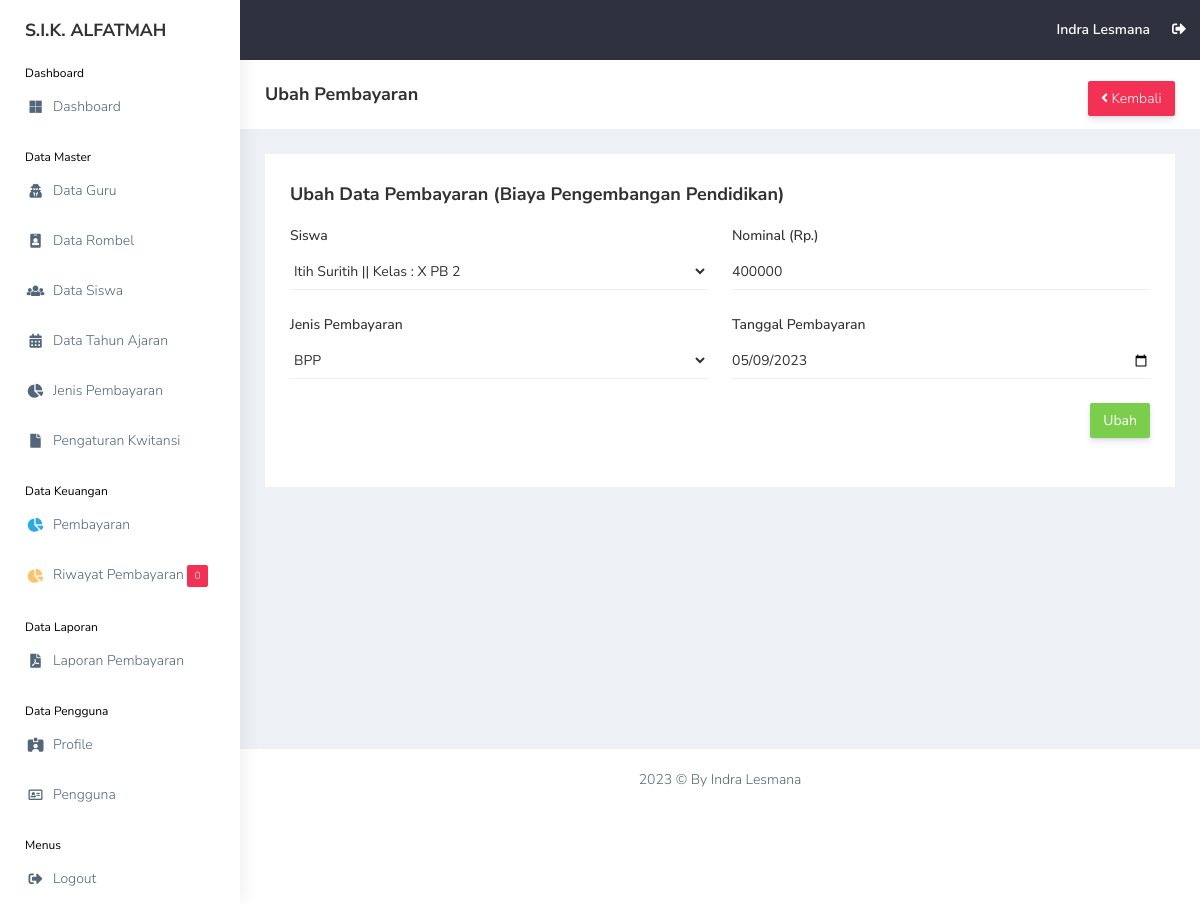
The page /view_pembayaran/riwayat_edit.php?id_pembayaran=1 (signed in) on the database as committed earlier.
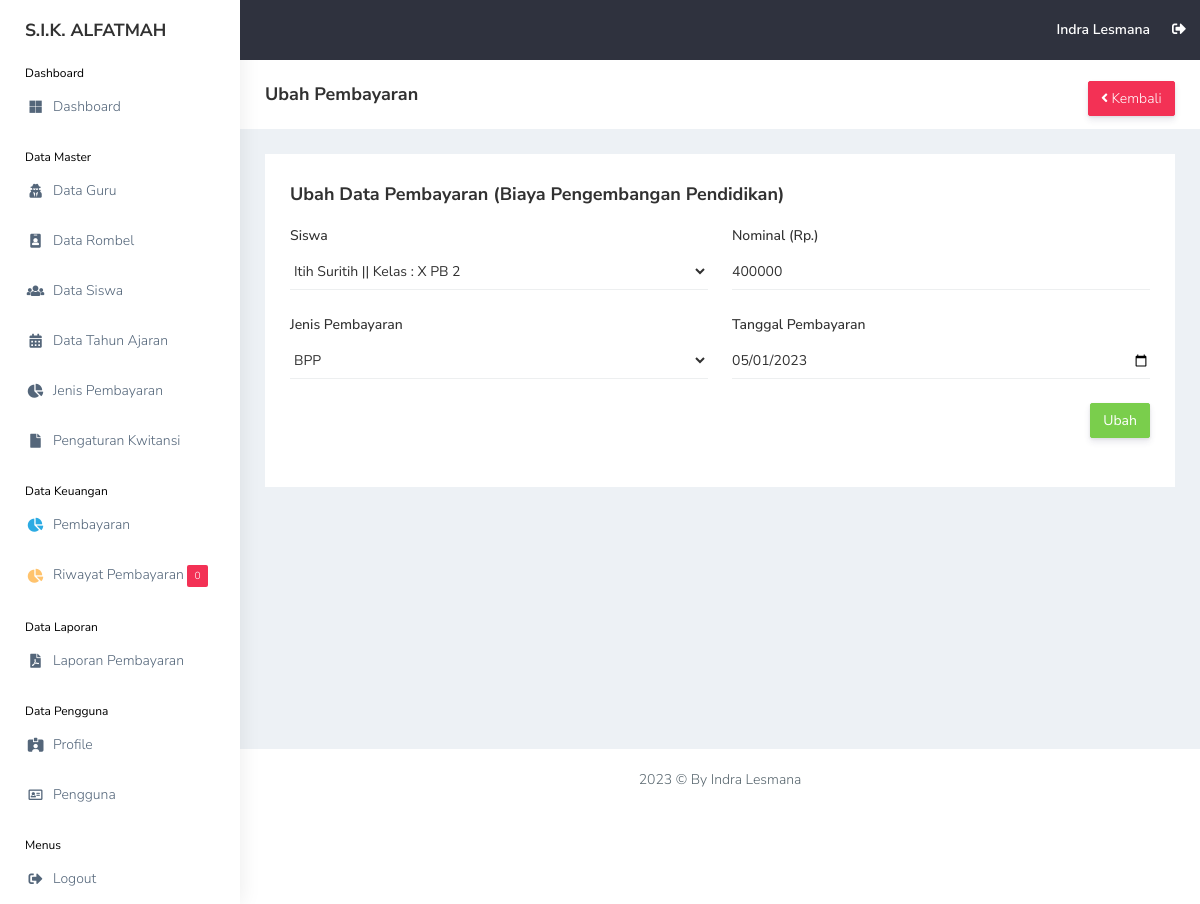
The same page on the database as committed later.
### tables this page shows
CREATE TABLE `users` (
  `id_user` int(11) NOT NULL,
  `nama` varchar(255) NOT NULL,
  `username` varchar(255) NOT NULL,
  `email` varchar(255) NOT NULL,
  `password` varchar(255) NOT NULL,
  `image` varchar(255) NOT NULL,
  `role_id` int(11) NOT NULL,
  `date_created` date NOT NULL,
  `is_active` int(11) NOT NULL
);

CREATE TABLE `pembayaran` (
  `id_pembayaran` int(11) NOT NULL,
  `id_siswa` int(11) NOT NULL,
  `id_jenis_pembayaran` int(11) NOT NULL,
  `bbp_bulan` int(11) NOT NULL,
  `bbp_tahun` int(11) NOT NULL,
  `nominal_pembayaran` int(11) NOT NULL,
  `tanggal_pembayaran` date NOT NULL,
  `bukti` varchar(255) NOT NULL,
  `status` int(11) NOT NULL
);

CREATE TABLE `jenis_pembayaran` (
  `id_jenis_pembayaran` int(11) NOT NULL,
  `jenis_pembayaran` varchar(255) NOT NULL,
  `nominal` int(11) NOT NULL,
  `deskripsi` text NOT NULL
);

CREATE TABLE `siswa` (
  `id_siswa` int(11) NOT NULL,
  `nis` int(11) NOT NULL,
  `nisn` int(11) NOT NULL,
  `nama_siswa` varchar(255) NOT NULL,
  `id_rombel` int(11) NOT NULL,
  `jk` varchar(20) NOT NULL,
  `alamat` text NOT NULL,
  `phone` varchar(20) NOT NULL,
  `username` varchar(255) NOT NULL,
  `password` varchar(255) NOT NULL,
  `gambar` varchar(255) NOT NULL,
  `id_tahun_ajaran` int(11) NOT NULL,
  `date_created` date NOT NULL,
  `is_active` int(11) NOT NULL
);

### functions.php (called while the page is built, shortened)
<?php
$conn = mysqli_connect("localhost", "root", "", "db_sika");
function query($query)
{
    global $conn;
    $result = mysqli_query($conn, $query);
    $rows = [];
    while ($row = mysqli_fetch_assoc($result)) {
        $rows[] = $row;
    }
    return $rows;
}

### view_pembayaran/riwayat_edit.php (the view, shortened to what this page needs)
<?php
include "../templates/header.php";
$id_pembayaran = $_GET["id_pembayaran"];
$p = query("SELECT * FROM pembayaran
                INNER JOIN siswa ON pembayaran.id_siswa = siswa.id_siswa
                INNER JOIN rombel ON siswa.id_rombel = rombel.id_rombel
                INNER JOIN jenis_pembayaran ON pembayaran.id_jenis_pembayaran = jenis_pembayaran.id_jenis_pembayaran
                WHERE id_pembayaran = $id_pembayaran
                ")[0];
?>
<div class="page-breadcrumb bg-white">
    <div class="row align-items-center">
        <div class="col-lg-3 col-md-4 col-sm-4 col-xs-12">
            <h4 class="page-title">Ubah Pembayaran</h4>
        </div>
        <div class="col-lg-9 col-sm-8 col-md-8 col-xs-12">
            <div class="d-md-flex">
                <ol class="breadcrumb ms-auto">
                    <li><a href="riwayat.php"
                            class="btn btn-danger  d-none d-md-block pull-right ms-3 hidden-xs hidden-sm waves-effect waves-light text-white"><i
                                class="fas fa-angle-left"></i> Kembali</a>
                    </li>
                </ol>
            </div>
        </div>
    </div>
</div>
<div class="container-fluid">
    <div class="row">
        <div class="col-md-12 col-lg-12 col-sm-12">
            <div class="white-box">
                <div class="d-md-flex mb-3">
                    <h3 class="box-title mb-0">Ubah Data Pembayaran
                        <?= $p["deskripsi"]; ?>
                    </h3>
                </div>
                <form class="form-horizontal form-material" action="" method="POST">
                    <div class="row">
                        <div class="col-12 col-lg-6">
                            <div class="form-group mb-4">
                                <label class="col-sm-12">Siswa</label>
                                <div class="col-sm-12 border-bottom">
                                    <select class="form-select shadow-none p-0 border-0 form-control-line"
                                        name="id_siswa">
                                        <option value="<?= $p["id_siswa"]; ?>"><?= $p["nama_siswa"]; ?> || Kelas : <?= $p["rombel"]; ?>
                                        </option>
                                    </select>
                                </div>
                            </div>
                            <div class="form-group mb-4">
                                <label class="col-sm-12">Jenis Pembayaran</label>
                                <div class="col-sm-12 border-bottom">
                                    <select class="form-select shadow-none p-0 border-0 form-control-line"
                                        name="id_jenis_pembayaran">
                                        <option value="<?= $p["id_jenis_pembayaran"]; ?>"><?= $p["jenis_pembayaran"]; ?>
                                        </option>
                                    </select>
                                </div>
                            </div>
                        </div>
                        <div class="col-12 col-lg-6">
                            <div class="form-group mb-4">
                                <label class="col-md-12 p-0">Nominal (Rp.)</label>
                                <div class="col-md-12 border-bottom p-0">
                                    <input type="text" class="form-control p-0 border-0" name="nominal_pembayaran" value="<?= $p["nominal_pembayaran"]; ?>" />
                                </div>
                            </div>
                            <div class="form-group mb-4">
                                <label class="col-md-12 p-0">Tanggal Pembayaran</label>
                                <div class="col-md-12 border-bottom p-0">
                                    <input type="date" class="form-control p-0 border-0" name="tanggal_pembayaran" value="<?= $p["tanggal_pembayaran"]; ?>" />
                                </div>
                            </div>
                            <div class="form-group mb-4">
                                <div class="col-sm-12 text-end">
                                    <button class="btn btn-success" type="submit"
                                        name="edit_pembayaran">Ubah</button>
                                </div>
                            </div>
                        </div>
                    </div>
                </form>
            </div>
        </div>
    </div>
</div>
<?php
include "../templates/footer.php";
?>

### templates/header.php (shortened to what this page needs)
<?php
require "../functions.php";
$id = $_SESSION['id'];
$user = query(
    "SELECT * FROM users
    INNER JOIN users_role ON users.role_id = users_role.id_role
    WHERE id_user = $id"
)[0];
?>
<!DOCTYPE html>
<html dir="ltr" lang="en">
<head>
    <link rel="stylesheet"
        href="../assets/plugins/bower_components/chartist-plugin-tooltips/dist/chartist-plugin-tooltip.css">
    <link rel="stylesheet" href="../vendor/simple-datatables/style.css">
    <link href="../assets/css/style.min.css" rel="stylesheet">
</head>
<body>
    <div id="main-wrapper" data-layout="vertical" data-navbarbg="skin5" data-sidebartype="full"
        data-sidebar-position="absolute" data-header-position="absolute" data-boxed-layout="full">
        <?php
        include "../templates/topbar.php";
        include "../templates/sidebar.php";
        ?>
        <div class="page-wrapper">

### templates/topbar.php (shortened to what this page needs)
<header class="topbar" data-navbarbg="skin5">
    <nav class="navbar top-navbar navbar-expand-md navbar-dark">
        <div class="navbar-header" data-logobg="skin6">
            <a class="navbar-brand" href="#">
                <b class="logo-text text-dark">
                    S.I.K. ALFATMAH
                </b>
            </a>
        </div>
        <div class="navbar-collapse collapse" id="navbarSupportedContent" data-navbarbg="skin5">
            <ul class="navbar-nav ms-auto d-flex align-items-center">
                <li>
                    <a class="profile-pic" href="../view_pengguna/profile.php"><span class="text-white font-medium">
                            <?= $user["nama"]; ?>
                        </span></a>
                </li>
                <li><a href="../logout.php" class="mr-5 profile-pic"><i class="fas fa-sign-out-alt"
                            onclick="return confirm('Yakin ingin keluar dari aplikasi?');"></i></a></li>
            </ul>
        </div>
    </nav>
</header>

### templates/sidebar.php
<?php
$notif_pembayaran = query(
    "SELECT * FROM pembayaran WHERE status = 2"
);
$total_notif = count($notif_pembayaran);
?>
<aside class="left-sidebar" data-sidebarbg="skin6">
    <div class="scroll-sidebar">
        <nav class="sidebar-nav">
            <ul id="sidebarnav">
                <li class="sidebar-header d-none d-lg-block">Dashboard</li>
                <li class="sidebar-item">
                    <a class="sidebar-link waves-effect waves-dark sidebar-link" href="../view_admin/dashboard.php"
                        aria-expanded="false">
                        <i class="fab fa-microsoft" aria-hidden="true"></i>
                        <span class="hide-menu">Dashboard</span>
                    </a>
                </li>
                <li class="sidebar-header d-none d-lg-block mt-3">Data Master</li>
                <li class="sidebar-item">
                    <a class="sidebar-link waves-effect waves-dark sidebar-link" href="../view_master/guru.php"
                        aria-expanded="false">
                        <i class="fas fa-user-secret" aria-hidden="true"></i>
                        <span class="hide-menu">Data Guru</span>
                    </a>
                </li>
                <li class="sidebar-item">
                    <a class="sidebar-link waves-effect waves-dark sidebar-link" href="../view_master/rombel.php"
                        aria-expanded="false">
                        <i class=" fas fa-id-badge" aria-hidden="true"></i>
                        <span class="hide-menu">Data Rombel</span>
                    </a>
                </li>
                <li class="sidebar-item">
                    <a class="sidebar-link waves-effect waves-dark sidebar-link" href="../view_master/siswa.php"
                        aria-expanded="false">
                        <i class="fas fa-users" aria-hidden="true"></i>
                        <span class="hide-menu">Data Siswa</span>
                    </a>
                </li>
                <li class="sidebar-item">
                    <a class="sidebar-link waves-effect waves-dark sidebar-link" href="../view_master/tahun_ajaran.php"
                        aria-expanded="false">
                        <i class="fas fa-calendar-alt" aria-hidden="true"></i>
                        <span class="hide-menu">Data Tahun Ajaran</span>
                    </a>
                </li>
                <li class="sidebar-item">
                    <a class="sidebar-link waves-effect waves-dark sidebar-link" href="../view_master/pembayaran.php"
                        aria-expanded="false">
                        <i class="fas fa-chart-pie" aria-hidden="true"></i>
                        <span class="hide-menu">Jenis Pembayaran</span>
                    </a>
                </li>
                <li class="sidebar-item">
                    <a class="sidebar-link waves-effect waves-dark sidebar-link" href="../view_master/kwitansi.php"
                        aria-expanded="false">
                        <i class="fas fa-file" aria-hidden="true"></i>
                        <span class="hide-menu">Pengaturan Kwitansi</span>
                    </a>
                </li>
                <li class="sidebar-header d-none d-lg-block mt-3">Data Keuangan</li>
                <li class="sidebar-item">
                    <a class="sidebar-link waves-effect waves-dark sidebar-link"
                        href="../view_pembayaran/pembayaran_add.php" aria-expanded="false">
                        <i class="fas fa-chart-pie text-info" aria-hidden="true"></i>
                        <span class="hide-menu">Pembayaran</span>
                    </a>
                </li>
                <li class="sidebar-item">
                    <a class="sidebar-link waves-effect waves-dark sidebar-link" href="../view_pembayaran/riwayat.php"
                        aria-expanded="false">
                        <i class="fas fa-chart-pie text-warning" aria-hidden="true"></i>
                        <span class="hide-menu">Riwayat Pembayaran <span class="badge bg-danger">
                                <?= $total_notif; ?>
                            </span></span>
                    </a>
                </li>
                <li class="sidebar-header d-none d-lg-block mt-3">Data Laporan</li>
                <li class="sidebar-item">
                    <a class="sidebar-link waves-effect waves-dark sidebar-link" href="../view_laporan/laporan.php"
                        aria-expanded="false">
                        <i class="fas fa-file-pdf" aria-hidde n="true"></i>
                        <span class="hide-menu">Laporan Pembayaran</span>
                    </a>
                </li>
                <li class="sidebar-header d-none d-lg-block mt-3">Data Pengguna</li>
                <li class="sidebar-item">
                    <a class="sidebar-link waves-effect waves-dark sidebar-link" href="../view_pengguna/profile.php"
                        aria-expanded="false">
                        <i class="fas fa-id-card-alt" aria-hidden="true"></i>
                        <span class="hide-menu">Profile</span>
                    </a>
                </li>
                <li class="sidebar-item">
                    <a class="sidebar-link waves-effect waves-dark sidebar-link" href="../view_pengguna/pengguna.php"
                        aria-expanded="false">
                        <i class="far fa-address-card" aria-hidden="true"></i>
                        <span class="hide-menu">Pengguna</span>
                    </a>
                </li>
                <li class="sidebar-header d-none d-lg-block mt-3">Menus</li>
                <li class="sidebar-item">
                    <a class="sidebar-link waves-effect waves-dark sidebar-link" href="../logout.php"
                        aria-expanded="false" onclick="return confirm('Yakin ingin keluar dari aplikasi?');">
                        <i class="fas fa-sign-out-alt" aria-hidden="true"></i>
                        <span class="hide-menu">Logout</span>
                    </a>
                </li>
            </ul>
        </nav>
    </div>
</aside>

### templates/footer.php (shortened to what this page needs)
<footer class="footer text-center">
    <?= date("Y"); ?> © By Indra Lesmana
</footer>
</div>
</div>
</body>
</html>

### templates/header.php (style rules this page uses)
.sidebar-header { width: 100%; position: relative; padding-left: 25px; color: #000; font-size: 12px; }

Rows that differ between the two databases and show on the page:
changed pembayaran "(Biaya Pengembangan Pendidikan)": tanggal_pembayaran "05/09/2023" → "05/01/2023"
